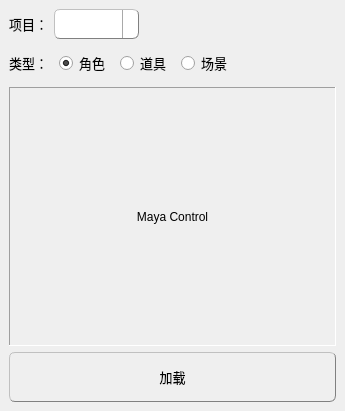
<?xml version="1.0" encoding="UTF-8"?>
<ui version="4.0">
 <class>resourceLibOption</class>
 <widget class="QMainWindow" name="resourceLibOption">
  <property name="geometry">
   <rect>
    <x>0</x>
    <y>0</y>
    <width>345</width>
    <height>411</height>
   </rect>
  </property>
  <property name="minimumSize">
   <size>
    <width>345</width>
    <height>411</height>
   </size>
  </property>
  <property name="font">
   <font>
    <family>微软雅黑</family>
    <pointsize>10</pointsize>
   </font>
  </property>
  <property name="windowTitle">
   <string>资产库</string>
  </property>
  <property name="windowIcon">
   <iconset>
    <normaloff>../icons/logo.png</normaloff>../icons/logo.png</iconset>
  </property>
  <property name="styleSheet">
   <string notr="true">QMainWindow{
	background-color: qlineargradient(spread:pad, x1:0, y1:0, x2:0, y2:1, 
                                      stop:0 rgba(50, 50, 50, 255), 
                                      stop:0.05 rgba(60, 60, 60, 255), 
                                      stop:0.9 rgba(60, 60, 60, 255), 
                                      stop:1 rgba(50, 50, 50, 255));
	
}

QmayaIconTextRadioButton{
	background-color: qlineargradient(spread:pad, x1:0, y1:0, x2:0, y2:1, 
                                      stop:0 rgba(120, 120, 120, 255),
									  stop:0.1 rgba(50, 50, 50, 255), 
                                      stop:0.8 rgba(60, 60, 60, 255), 
                                      stop:1 rgba(50, 50, 50, 255));
	border-style: outset;
	border-width: 1px;
	border-radius: 6px;
	border-color: gray;
	padding: 6px;
}

QmayaIconTextRadioButton:hover{
	background-color: qlineargradient(spread:pad, x1:0, y1:0, x2:0, y2:1, 
                                      stop:0 rgba(120, 120, 120, 255),
									  stop:0.1 rgba(60, 60, 60, 255), 
                                      stop:0.8 rgba(70, 70, 70, 255), 
                                      stop:1 rgba(60, 60, 60, 255));
}

QmayaIconTextRadioButton:checked{
	background-color: qlineargradient(spread:pad, x1:0, y1:0, x2:0, y2:1, 
                                      stop:0 rgba(50, 0, 50, 255), 
                                      stop:0.1 rgba(150, 80, 150, 255),
									  stop:0.5 rgba(100, 20, 100, 255), 
									  stop:0.8 rgba(80, 10, 80, 255), 
                                      stop:1 rgba(100, 20, 100, 255));
	border-style: inset;
}

QTabWidget::pane { /* The tab widget frame */
    border-top: 1px solid gray;
	position: absolute;
	top: -0.1em;
}

QTabWidget::tab-bar {
    alignment: center;
}

/* Style the tab using the tab sub-control. Note that
    it reads QTabBar _not_ QTabWidget */
QTabBar::tab {
    background: qlineargradient(spread:pad, x1:0, y1:0, x2:0, y2:1, 
                                stop:0 rgba(140, 140, 140, 255), 
                                stop:0.3 rgba(50, 50, 50, 255), 
                                stop:1 rgba(80, 80, 80, 255));
    border: 1px solid gray;
    border-bottom-color: grey; /* same as the pane color */
    border-top-left-radius: 6px;
    border-top-right-radius: 6px;
	padding: 0px 15px;
}

QTabBar::tab:selected, QTabBar::tab:hover {
    background: qlineargradient(spread:pad, x1:0, y1:0, x2:0, y2:1, 
                                stop:0 rgba(140, 140, 140, 255), 
                                stop:0.3 rgba(60, 60, 60, 255), 
                                stop:1 rgba(100, 100, 100, 255));
}

QTabBar::tab:!selected {
    margin-top: 2px; /* make non-selected tabs look smaller */
}

QSlider::groove:horizontal {
	border: 1px solid gray;
	border-style: inset;
	border-radius: 6px;
    height: 28px; /* the groove expands to the size of the slider by default. by giving it a height, it has a fixed size */
    background: qlineargradient(spread:pad, x1:0, y1:0, x2:0, y2:1, 
                                stop:0 rgba(20, 20, 20, 255), 
                                stop:0.3 rgba(40, 40, 40, 255), 
                                stop:1 rgba(50, 50, 50, 255));
}

QSlider::handle:horizontal {
    background: qlineargradient(spread:pad, x1:0, y1:0, x2:0, y2:1, 
                                stop:0 rgba(140, 140, 140, 255), 
                                stop:0.2 rgba(60, 60, 60, 255),
                                stop:0.8 rgba(60, 60, 60, 255), 
                                stop:1 rgba(100, 100, 100, 255));
    border: 1px solid gray;
	border-style: outset;
    width: 26px;
    margin: 2px 2px; /* handle is placed by default on the contents rect of the groove. Expand outside the groove */
    border-radius: 4px;
}

QSlider::handle:horizontal:hover {
    background: qlineargradient(spread:pad, x1:0, y1:0, x2:0, y2:1, 
                                stop:0 rgba(140, 140, 140, 255), 
                                stop:0.2 rgba(80, 80, 80, 255), 
                                stop:0.8 rgba(80, 80, 80, 255), 
                                stop:1 rgba(120, 120, 120, 255));
}

QListWidget {
    border: 1px solid gray;
    border-radius: 6px;
	border-style: inset;
    background: qlineargradient(spread:pad, x1:0, y1:0, x2:0, y2:1, 
                                stop:0 rgba(20, 20, 20, 255), 
                                stop:0.3 rgba(40, 40, 40, 255), 
                                stop:1 rgba(50, 50, 50, 255));
    selection-background-color: purple;
}

QLineEdit {
    border: 1px solid gray;
    border-radius: 6px;
	border-style: inset;
    background: qlineargradient(spread:pad, x1:0, y1:0, x2:0, y2:1, 
                                stop:0 rgba(20, 20, 20, 255), 
                                stop:0.3 rgba(40, 40, 40, 255), 
                                stop:1 rgba(50, 50, 50, 255));
    selection-background-color: purple;
}

QComboBox{
	border: 1px solid gray;
	border-style: outset;
    border-radius: 6px;
	background-color: qlineargradient(spread:pad, x1:0, y1:0, x2:0, y2:1, 
                                      stop:0 rgba(140, 140, 140, 255), 
                                      stop:0.3 rgba(50, 50, 50, 255), 
                                      stop:1 rgba(80, 80, 80, 255));
}

QComboBox:!editable:hover{
	background-color: qlineargradient(spread:pad, x1:0, y1:0, x2:0, y2:1, 
                                      stop:0 rgba(150, 150, 150, 255), 
                                      stop:0.3 rgba(60, 60, 60, 255), 
                                      stop:1 rgba(100, 100, 100, 255));
}

QComboBox::drop-down {
    subcontrol-origin: padding;
    subcontrol-position: top right;

    border-left-width: 1px;
    border-left-color: darkgray;
    border-left-style: solid; /* just a single line */
    border-top-right-radius: 3px; /* same radius as the QComboBox */
    border-bottom-right-radius: 3px;
}

QComboBox:!editable:on, QComboBox::drop-down:editable:on{
	background: qlineargradient(x1: 0, y1: 0, x2: 0, y2: 1,
                                stop:0 rgba(20, 20, 20, 255), 
                                stop:0.3 rgba(40, 40, 40, 255), 
                                stop:1 rgba(50, 50, 50, 255));
}

QComboBox QAbstractItemView {
    border: 1px solid grap;
    selection-background-color: purple;
}

QPushButton#resourceLibBtnLoad{
	background-color: qlineargradient(spread:pad, x1:0, y1:0, x2:0, y2:1, 
                                      stop:0 rgba(150, 150, 150, 255),
									  stop:0.48 rgba(80, 80, 80, 255), 
                                      stop:0.52 rgba(50, 50, 50, 255), 
                                      stop:1 rgba(70, 70, 70, 255));
	border-style: outset;
	border-width: 1px;
	border-radius: 6px;
	border-color: gray;
	padding: 6px;
}

QPushButton#resourceLibBtnLoad:hover{
	background-color: qlineargradient(spread:pad, x1:0, y1:0, x2:0, y2:1, 
                                      stop:0 rgba(150, 150, 150, 255),
									  stop:0.48 rgba(90, 90, 90, 255), 
                                      stop:0.52 rgba(60, 60, 60, 255), 
                                      stop:1 rgba(100, 100, 100, 255));
}

QPushButton#resourceLibBtnLoad:pressed{
	background-color: qlineargradient(spread:pad, x1:0, y1:0, x2:0, y2:1, 
                                      stop:0 rgba(40, 40, 40, 255), 
                                      stop:0.3 rgba(50, 50, 50, 255), 
                                      stop:1 rgba(70, 70, 70, 255));
	border-style: inset;
}</string>
  </property>
  <widget class="QWidget" name="resourceLibCentralwidget">
   <layout class="QVBoxLayout" name="verticalLayout_2" stretch="0,1,0">
    <item>
     <layout class="QFormLayout" name="formLayout_2">
      <property name="fieldGrowthPolicy">
       <enum>QFormLayout::AllNonFixedFieldsGrow</enum>
      </property>
      <property name="labelAlignment">
       <set>Qt::AlignRight|Qt::AlignTrailing|Qt::AlignVCenter</set>
      </property>
      <item row="0" column="0">
       <widget class="QLabel" name="Label">
        <property name="font">
         <font>
          <family>微软雅黑</family>
          <pointsize>10</pointsize>
         </font>
        </property>
        <property name="text">
         <string>项目：</string>
        </property>
        <property name="alignment">
         <set>Qt::AlignRight|Qt::AlignTrailing|Qt::AlignVCenter</set>
        </property>
       </widget>
      </item>
      <item row="0" column="1">
       <widget class="QComboBox" name="resourceLibCBProject">
        <property name="sizePolicy">
         <sizepolicy hsizetype="Fixed" vsizetype="Fixed">
          <horstretch>0</horstretch>
          <verstretch>0</verstretch>
         </sizepolicy>
        </property>
        <property name="minimumSize">
         <size>
          <width>85</width>
          <height>30</height>
         </size>
        </property>
        <property name="maximumSize">
         <size>
          <width>85</width>
          <height>16777215</height>
         </size>
        </property>
       </widget>
      </item>
      <item row="1" column="0">
       <widget class="QLabel" name="Label_2">
        <property name="font">
         <font>
          <family>微软雅黑</family>
          <pointsize>10</pointsize>
         </font>
        </property>
        <property name="text">
         <string>类型：</string>
        </property>
        <property name="alignment">
         <set>Qt::AlignRight|Qt::AlignTrailing|Qt::AlignVCenter</set>
        </property>
       </widget>
      </item>
      <item row="1" column="1">
       <widget class="QFrame" name="frame_2">
        <property name="frameShape">
         <enum>QFrame::NoFrame</enum>
        </property>
        <layout class="QHBoxLayout" name="horizontalLayout">
         <property name="spacing">
          <number>10</number>
         </property>
         <property name="margin">
          <number>5</number>
         </property>
         <item>
          <widget class="QRadioButton" name="resourceLibRBChar">
           <property name="font">
            <font>
             <family>微软雅黑</family>
             <pointsize>10</pointsize>
            </font>
           </property>
           <property name="text">
            <string>角色</string>
           </property>
           <property name="checked">
            <bool>true</bool>
           </property>
          </widget>
         </item>
         <item>
          <widget class="QRadioButton" name="resourceLibRBProp">
           <property name="font">
            <font>
             <family>微软雅黑</family>
             <pointsize>10</pointsize>
            </font>
           </property>
           <property name="text">
            <string>道具</string>
           </property>
          </widget>
         </item>
         <item>
          <widget class="QRadioButton" name="resourceLibRBScene">
           <property name="font">
            <font>
             <family>微软雅黑</family>
             <pointsize>10</pointsize>
            </font>
           </property>
           <property name="text">
            <string>场景</string>
           </property>
          </widget>
         </item>
         <item>
          <spacer name="horizontalSpacer">
           <property name="orientation">
            <enum>Qt::Horizontal</enum>
           </property>
           <property name="sizeHint" stdset="0">
            <size>
             <width>40</width>
             <height>20</height>
            </size>
           </property>
          </spacer>
         </item>
        </layout>
       </widget>
      </item>
     </layout>
    </item>
    <item>
     <widget class="QFrame" name="frame">
      <property name="minimumSize">
       <size>
        <width>0</width>
        <height>50</height>
       </size>
      </property>
      <property name="frameShape">
       <enum>QFrame::Panel</enum>
      </property>
      <property name="frameShadow">
       <enum>QFrame::Sunken</enum>
      </property>
      <property name="lineWidth">
       <number>1</number>
      </property>
      <layout class="QGridLayout" name="resourceLibMayaControlLocator">
       <property name="margin">
        <number>0</number>
       </property>
       <property name="spacing">
        <number>0</number>
       </property>
       <item row="0" column="0">
        <widget class="QLabel" name="label_8">
         <property name="text">
          <string>Maya Control</string>
         </property>
         <property name="alignment">
          <set>Qt::AlignCenter</set>
         </property>
        </widget>
       </item>
      </layout>
     </widget>
    </item>
    <item>
     <widget class="QPushButton" name="resourceLibBtnLoad">
      <property name="minimumSize">
       <size>
        <width>0</width>
        <height>50</height>
       </size>
      </property>
      <property name="maximumSize">
       <size>
        <width>16777215</width>
        <height>50</height>
       </size>
      </property>
      <property name="font">
       <font>
        <family>微软雅黑</family>
        <pointsize>10</pointsize>
       </font>
      </property>
      <property name="text">
       <string>加载</string>
      </property>
     </widget>
    </item>
   </layout>
  </widget>
 </widget>
 <resources/>
 <connections/>
</ui>
